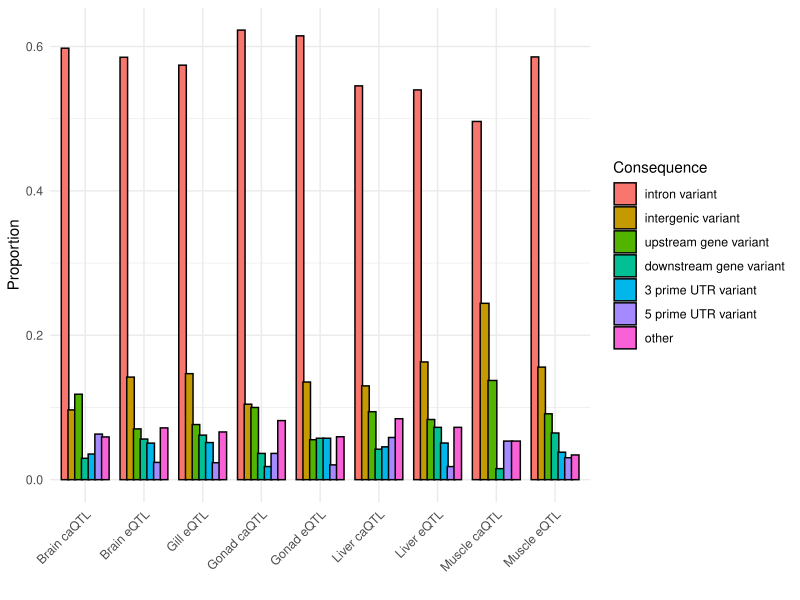

Recreate this plot in R.
library(dplyr)
require(data.table)
library(ggplot2)

get_vep = function(prefix){
  file = paste0('data/vep_results/', prefix, '.txt')
  data = fread(file)
  data$Type = prefix
  
  return(data)
}

all_types = c('Brain_eQTL', 'Brain_caQTL', 'Gonad_eQTL', 'Gonad_caQTL', 
              'Liver_eQTL', 'Liver_caQTL', 'Muscle_eQTL', 'Muscle_caQTL', 'Gill_eQTL')

# Apply the get_vep function to each prefix in all_types
df_list <- lapply(all_types, get_vep)

# Combine all data frames into one 
combined_df <- rbindlist(df_list, use.names = TRUE, fill = TRUE)

# Identify the top most frequent classes
consequence_counts <- table(combined_df$Consequence)
top_classes <- names(sort(consequence_counts, decreasing = TRUE)[1:6])

# Replace all other classes with 'other' and make Consequence a factor with ordered levels
combined_df$Consequence <- factor(
  ifelse(combined_df$Consequence %in% top_classes, combined_df$Consequence, 'other'),
  levels = c(top_classes, 'other')  # Set the order of levels
)

# Compute frequency and proportion
fq_table <- combined_df %>%
  group_by(Type, Consequence) %>%
  summarise(Frequency = n(), .groups = "drop") %>%
  group_by(Type) %>%
  mutate(Proportion = Frequency / sum(Frequency))

# Remove underscores from Type and Consequence
fq_table$Type <- gsub("_", " ", fq_table$Type)
fq_table$Consequence <- as.character(fq_table$Consequence)
fq_table$Consequence[fq_table$Consequence != "other"] <- 
  gsub("_", " ", fq_table$Consequence[fq_table$Consequence != "other"])
fq_table$Consequence <- factor(fq_table$Consequence, 
                               levels = c(gsub("_", " ", top_classes), "other"))

# Plot side-by-side bar chart
plot = ggplot(fq_table, aes(x = Type, y = Proportion, fill = Consequence)) +
  geom_bar(stat = "identity", position = position_dodge(width = 0.8), color = "black") +
  labs(
    x = "",
    y = "Proportion",
    fill = "Consequence"
  ) +
  theme_minimal() +
  theme(
    axis.text.x = element_text(angle = 45, hjust = 1),
    legend.position = "right"
  )

# Save plot and data
ggsave("proportion_consequences_by_type.pdf", plot, width = 8, height = 6)
write_csv(fq_table, file = 'data/vep_results/proportion_summary.csv')
